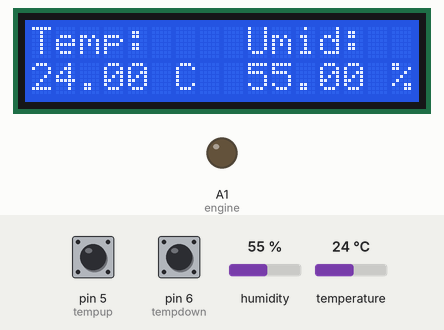
Bench run of a sketch on a simulated Arduino Uno, built with avr-gcc and run on an emulated ATmega328P. Shown: 16×2 character LCD, output pins drawn as LEDs (lit = HIGH). The test bench sets the inputs (shaded band); at power-on: pin 6 (tempdown) LOW, humidity 55 %, temperature 24 °C, pin 5 (tempup) LOW.

Above: at 6.2 s.
6.3 s: pin 6 (tempdown) pulled HIGH for 3.2 s
At 10.4 s:
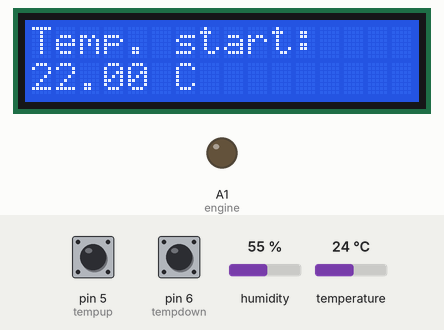
11.0 s: humidity set to 22 %
At 12.1 s:
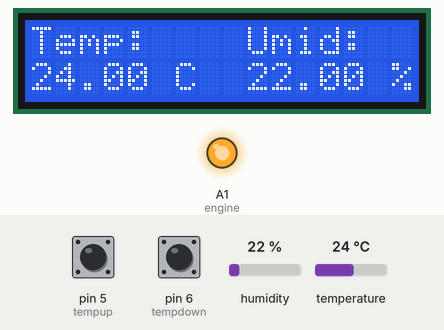
13.2 s: temperature set to 21.9 °C
At 15.2 s:
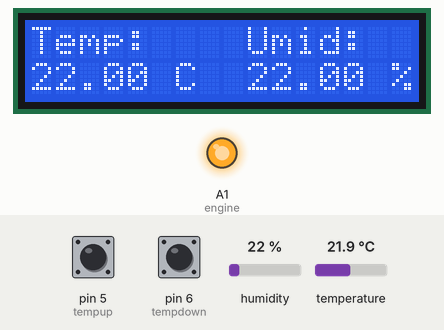
15.5 s: temperature set to 20.6 °C
At 17.0 s:
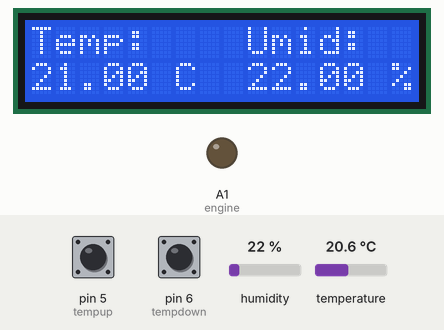
17.7 s: pin 6 (tempdown) pulled HIGH for 1 s
At 19.1 s:
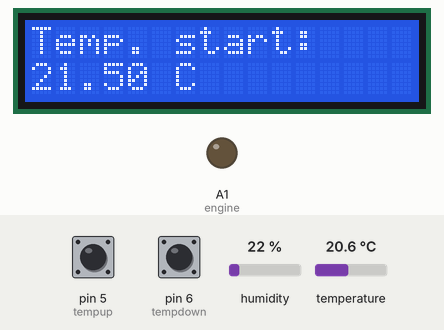
23.0 s: pin 5 (tempup) pulled HIGH for 3.2 s
At 26.8 s:
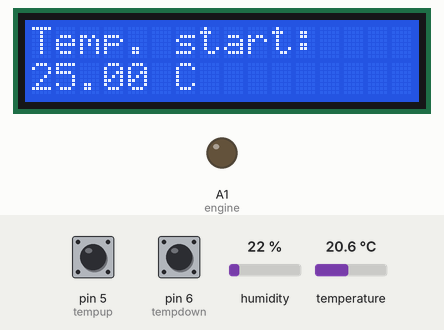
Timing chart, 0 to 28.3 s (numbered marks = the images above; inputs shaded):
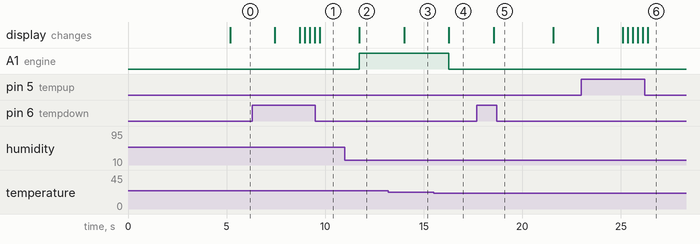

The sketch:

Senza_termoresistore.ino
```cpp
#include <LiquidCrystal.h>
#include <dht_nonblocking.h>
#define DHT_SENSOR_TYPE DHT_TYPE_11


int tempup = 5;
int tempdown = 6;
int engine = A1;
float soglia = 25;

//                BS  E  D4 D5  D6 D7
LiquidCrystal lcd(7, 8, 9, 10, 11, 12);

static const int DHT_SENSOR_PIN = 2;
DHT_nonblocking dht_sensor(DHT_SENSOR_PIN, DHT_SENSOR_TYPE);
static bool measure_environment(float *temperature, float *humidity) {
    static unsigned long measurement_timestamp = millis();

    if(millis() - measurement_timestamp > 100ul) {
        if(dht_sensor.measure(temperature, humidity) == true) {
          measurement_timestamp = millis();
          return(true);
        }
    }

    return(false);
}


void setup() {
    lcd.begin(16, 2);
    lcd.setCursor(0, 0);
    lcd.print("   TERMOSTATO");
    lcd.setCursor(0, 1);
    lcd.print("  by EnryBarto");
    pinMode(engine, OUTPUT);

    delay(5000);
}


void loop() {
    float tempC;
    float humidity;

    if (measure_environment(&tempC, &humidity) == true) {
        lcd.setCursor(0, 0);
        lcd.print("Temp:    Umid:");
        lcd.setCursor(0, 1);
        lcd.print("      C        %");
        lcd.setCursor(0, 1);
        lcd.print(tempC);
        lcd.setCursor(9, 1);
        lcd.print(humidity);

        if (digitalRead(tempup)==HIGH) {
            soglia=soglia+0.5;
            lcd.setCursor(0, 0);
            lcd.print("Temp. start:    ");
            lcd.setCursor(0, 1);
            lcd.print("      C         ");
            lcd.setCursor(0, 1);
            lcd.print(soglia);

            delay(1000);

            while (digitalRead(tempup)==HIGH) {
                delay(250);

                soglia=soglia+0.5;
                lcd.setCursor(0, 0);
                lcd.print("Temp. start:    ");
                lcd.setCursor(0, 1);
                lcd.print("      C         ");
                lcd.setCursor(0, 1);
                lcd.print(soglia);
            }

            delay(2000);
        }

        if(digitalRead(tempdown)==HIGH){
            soglia=soglia-0.5;
            lcd.setCursor(0, 0);
            lcd.print("Temp. start:    ");
            lcd.setCursor(0, 1);
            lcd.print("      C         ");
            lcd.setCursor(0, 1);
            lcd.print(soglia);

            delay(1000);

            while (digitalRead(tempdown)==HIGH) {
                delay(250);

                soglia=soglia-0.5;
                lcd.setCursor(0, 0);
                lcd.print("Temp. start:    ");
                lcd.setCursor(0, 1);
                lcd.print("      C         ");
                lcd.setCursor(0, 1);
                lcd.print(soglia);
            }

            delay(2000);
        }

        if (tempC>=soglia) {
            digitalWrite(engine, HIGH);
        } else {
            digitalWrite(engine, LOW);
        }
    }
}
```

Measured:
- the behaviour switches between 21.5 and 21.4 °C on temperature (found by bisection; images 3 and 4)
- after the input at 6.3 s, the display: first changes after 1.1 s (image 1 shows a later state)
- after the input at 11.0 s, the display: changes after 0.73 s (image 2)
- after the input at 13.2 s, the display: changes after 0.80 s (image 3)
- after the input at 15.5 s, A1 (engine): HIGH → LOW after 0.77 s; the display: changes after 0.77 s (image 4)
- after the input at 17.7 s, the display: changes after 0.85 s (image 5)
- after the input at 23.0 s, the display: first changes after 0.83 s (image 6 shows a later state)
